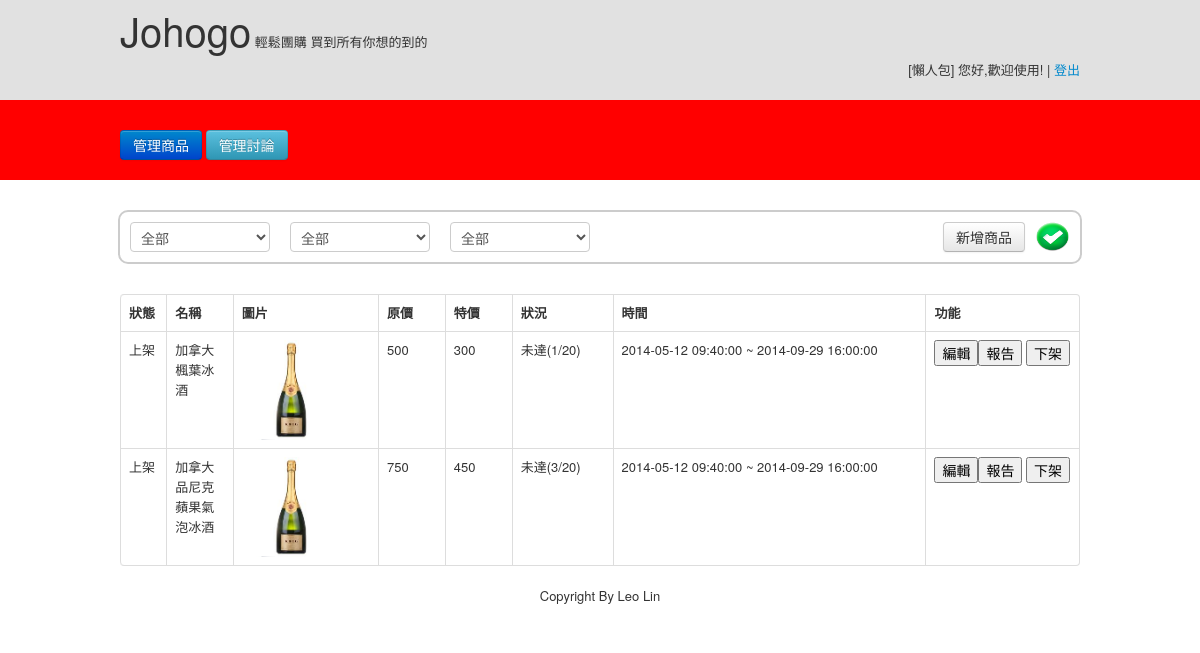
/ (signed in), run on the app's committed database.
### tables this page shows
CREATE TABLE IF NOT EXISTS `company` (
  `c_id` int(11) NOT NULL AUTO_INCREMENT,
  `c_name` char(10) NOT NULL,
  `c_account` char(15) NOT NULL,
  `password` char(15) NOT NULL,
  `name_contact` char(10) DEFAULT NULL,
  `email` varchar(50) NOT NULL,
  `phone` char(12) DEFAULT NULL,
  `address` varchar(50) DEFAULT NULL,
  PRIMARY KEY (`c_id`),
  UNIQUE KEY `c_account` (`c_account`)
);

CREATE TABLE IF NOT EXISTS `product` (
  `p_id` int(11) NOT NULL AUTO_INCREMENT COMMENT 'primary key',
  `c_account` char(15) NOT NULL COMMENT 'foreign key',
  `p_name` char(20) NOT NULL,
  `category_1` char(4) NOT NULL,
  `category_2` char(4) NOT NULL,
  `o_price` int(11) DEFAULT NULL COMMENT 'original price)',
  `s_price` int(11) DEFAULT NULL COMMENT 'special offer',
  `description` text,
  `goal` int(11) NOT NULL COMMENT 'arrive the number, the product will start sell',
  `u_datetime` timestamp NOT NULL DEFAULT CURRENT_TIMESTAMP COMMENT 'the time on the shelf',
  `d_datetime` timestamp NOT NULL DEFAULT '0000-00-00 00:00:00' COMMENT 'the time off the shelf',
  `popular` int(11) DEFAULT '0' COMMENT 'the number of people pay attention on the product',
  `isgroup` tinyint(4) DEFAULT NULL,
  `shipment` int(11) DEFAULT '7',
  `img` varchar(100) DEFAULT NULL,
  `vote_list` longtext,
  `status` varchar(255) NOT NULL DEFAULT '下架',
  PRIMARY KEY (`p_id`),
  KEY `c_account` (`c_account`)
);

CREATE TABLE IF NOT EXISTS `image` (
  `i_id` int(11) NOT NULL AUTO_INCREMENT COMMENT 'primary key',
  `p_id` int(11) NOT NULL COMMENT 'foreign key',
  `url` varchar(500) NOT NULL,
  `title` varchar(15) NOT NULL,
  `description` text,
  PRIMARY KEY (`i_id`),
  KEY `p_id` (`p_id`)
);

### db_class.php (called while the page is built, shortened)
<?php
class DB
{
    var $_dbConn = 0;
    var $_queryResource = 0;
    function connect_db($host, $user, $pwd, $dbname)
    {
        $dbConn = mysql_connect($host, $user, $pwd);
        $this->_dbConn = $dbConn;
        return true;
    }
    function query($sql)
    {
        if (! $queryResource = mysql_query($sql, $this->_dbConn))
            die (mysql_error());
        $this->_queryResource = $queryResource;
        return $queryResource;
    }
    function fetch_array()
    {
        return mysql_fetch_array($this->_queryResource, MYSQL_ASSOC);
    }
	function getOnly($query){
		$queryResource = mysql_query($query, $this->_dbConn);
		$this->_queryResource = $queryResource;
		$result = mysql_fetch_array($queryResource, MYSQL_ASSOC);
		return $result;
	}
}
?>

### index.php (the view, shortened to what this page needs)
<?php
	require("db_class.php");
	if(!isset($_SESSION['account'])) {
		header("location:login.php");
	}else{
		$account = $_SESSION['account'];
	}
	$db = new DB();
	$db->connect_db($_DB['host'], $_DB['username'], $_DB['password'], $_DB['dbname']);
	$sql = "SELECT * FROM product WHERE c_account = '".$account."'";
	$db->query($sql);
	$sql2 = "SELECT * FROM company WHERE c_account = '".$account."'";
	$company = $db->getOnly($sql2);
?>
<html>
	<head>
		<link rel="stylesheet" type="text/css" media="all" href="css/bootstrap.min.css" />
		<link rel="stylesheet" type="text/css" media="all" href="css/reset.css" />
		<link rel="stylesheet" type="text/css" media="all" href="css/text.css" />
		<link rel="stylesheet" type="text/css" media="all" href="css/960.css" />
	</head>
	<body>
		<div class="header">
			<div class="container_12">
				<div class="cell">
					<span id="title">Johogo</span>
					<span id="description">輕鬆團購 買到所有你想的到的</span>
				</div>
				<div class="login_info">
					<span>[<?php echo $company["c_name"]; ?>]</span>
					<span>您好,歡迎使用!</span>
					<span>|</span>
					<span><a href="logout.php">登出</a></span>
				</div>
			</div>
		</div>
		<div class="menu">
			<div class="container_12">
				<a class="btn btn-primary menu_link" href="index.php">管理商品</a>
				<a class="btn btn-info menu_link" href="discuss_manage.php">管理討論</a>
			</div>
		</div>
		<div class="option container_12">
			<select id="form-control1" class="form-control grid_2" >
				<option>全部</option>
			</select>
			<select id="form-control2" class="form-control grid_2">
				<?php
					$sql_x = "SELECT DISTINCT `category_1` FROM `product` WHERE 1";
					$db->query($sql_x);
					echo '<option disabled>請選擇商品父類別</option><option>全部</option>';
				?>
			</select>
			<select id="form-control3" class="form-control grid_2">
				<option>全部</option>
			</select>
			<img id="ajax_signal" class="new" src="images/ok.png" style="text-align: ight;width:35px;height:30px;">
			<a class="btn new" style="text-align: right;" href="post_product.php">新增商品</a>
		</div>
		<div class="content container_12">
			<table id="display_table" class="table table-bordered">
				<tr>
					<th>狀態</th>
					<th>名稱</th>
					<th>圖片</th>
					<th>原價</th>
					<th>特價</th>
					<th>狀況</th>
					<th>時間</th>
					<th width="50px">功能</th>
				</tr>
				<?php
					$sql4 = "SELECT * FROM `product`  WHERE `c_account`='".$account."'";
					$db->query($sql4);
					while($result = $db->fetch_array()){
						$db_img = new DB();
						$img_sql = "SELECT `url` FROM `image` WHERE `p_id`='".$result['p_id']."'";
						$img_result = $db_img->getOnly($img_sql);
						?>
					<tr>
						<td style="width:30px"><?php echo $result['status']?></td>
						<td style="width:51px"><?php echo $result['p_name']?></td>
						<td style="width:133px"><?php echo '<img src="'.$img_result["url"].'"'; ?></td>
						<td style="width:51px"><?php echo $result['o_price']?></td>
						<td style="width:51px"><?php echo $result['s_price']?></td>
						<td style="width:86px"><?php
							echo "未達";
							echo "(".$result['popular']."/".$result['goal'].")"?>
						</td>
						<td style="width:306px"><?php echo $result['u_datetime']." ~ ".$result['d_datetime']?></td>
						<td style="width:141px"><button>編輯</button><button>報告</button>
							<?php
								if($result['status']=='上架'){
									echo '<button value="'.$result['p_id'].'" onclick="remove_shelf(this.value)">下架</button></td>';
								}else if($result['status']=='下架'){
									echo '<button value="'.$result['p_id'].'" onclick="on_shelf(this.value)">上架</button></td>';
								}
							?>
					</tr>
				<?php } ?>
			</table>
		</div>
		<div class="footer">
			<div class="container_12">
				<center><p>Copyright By Leo Lin</p></center>
			</div>
		</div>
	</body>
</html>

### css/text.css (style rules this page uses)
body { font:13px/1.5 'Helvetica Neue',Arial,'Liberation Sans',FreeSans,sans-serif }
p,dl,hr,h1,h2,h3,h4,h5,h6,ol,ul,pre,table,address,fieldset,figure { margin-bottom:20px }

### css/960.css (style rules this page uses)
body { min-width:960px }
.container_12,.container_16 { margin-left:auto;margin-right:auto;width:960px }
.grid_1,.grid_2,.grid_3,.grid_4,.grid_5,.grid_6,.grid_7,.grid_8,.grid_9,.grid_10,.grid_11,.grid_12,.grid_13,.grid_14,.grid_15,.grid_16 { display:inline;float:left;margin-left:10px;margin-right:10px }
.container_12 .grid_2 { width:140px }
.clearfix:before,.clearfix:after,.container_12:before,.container_12:after,.container_16:before,.container_16:after { content:'.';display:block;overflow:hidden;visibility:hidden;font-size:0;line-height:0;width:0;height:0 }
.clearfix:after,.container_12:after,.container_16:after { clear:both }
.clearfix,.container_12,.container_16 { zoom:1 }

### index.php (style rules this page uses)
.header { background-color: #E1E1E1; height: 100px; vertical-align: center; }
#title { margin-top: 40px; font-size: 40px; font-style: bolder; vertical-align: center; }
.cell { display: table-cell; vertical-align: center; }
.login_info { text-align: right; }
.menu { background-color: red; height:80px; }
.menu_link { margin-top: 30px; }
.option { margin-top: 30px; margin-bottom: 30px; border:2px #ccc solid; border-radius:10px; }
select { margin-top: 10px; }
.new { text-align: right; float: right; margin-top: 10px; margin-right: 10px; }
img { width: 100px; height: 100px; }
th { text-align: middle; }

### data on the page
company: c_name "懶人包"
product: status "上架", p_name "加拿大楓葉冰 酒", image.url (picture), o_price "500", s_price "300", popular "1", goal "20", u_datetime "2014-05-12 09:40:00", d_datetime "2014-09-29 16:00:00", $result['p_id'] 300000001 (drawn)
product: status "上架", p_name "加拿大品尼克蘋果氣泡冰酒", image.url (picture), o_price "750", s_price "450", popular "3", goal "20", u_datetime "2014-05-12 09:40:00", d_datetime "2014-09-29 16:00:00", $result['p_id'] 300000002 (drawn)
